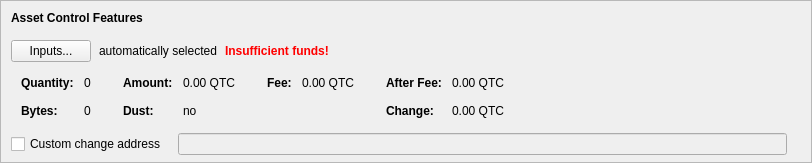
      <widget class="QFrame" name="frameAssetControl">
       <property name="sizePolicy">
        <sizepolicy hsizetype="Expanding" vsizetype="Fixed">
         <horstretch>0</horstretch>
         <verstretch>0</verstretch>
        </sizepolicy>
       </property>
       <property name="maximumSize">
        <size>
         <width>16777215</width>
         <height>16777215</height>
        </size>
       </property>
       <property name="frameShape">
        <enum>QFrame::StyledPanel</enum>
       </property>
       <property name="frameShadow">
        <enum>QFrame::Sunken</enum>
       </property>
       <layout class="QVBoxLayout" name="verticalLayoutAssetControl2">
        <property name="spacing">
         <number>0</number>
        </property>
        <property name="leftMargin">
         <number>0</number>
        </property>
        <property name="topMargin">
         <number>0</number>
        </property>
        <property name="rightMargin">
         <number>0</number>
        </property>
        <property name="bottomMargin">
         <number>6</number>
        </property>
        <item>
         <layout class="QVBoxLayout" name="verticalLayoutAssetControl" stretch="0,0,0,0,1">
          <property name="spacing">
           <number>0</number>
          </property>
          <property name="leftMargin">
           <number>10</number>
          </property>
          <property name="topMargin">
           <number>10</number>
          </property>
          <item>
           <layout class="QHBoxLayout" name="horizontalLayoutAssetControl1">
            <property name="bottomMargin">
             <number>15</number>
            </property>
            <item>
             <widget class="QLabel" name="labelAssetControlFeatures">
              <property name="sizePolicy">
               <sizepolicy hsizetype="Preferred" vsizetype="Maximum">
                <horstretch>0</horstretch>
                <verstretch>0</verstretch>
               </sizepolicy>
              </property>
              <property name="font">
               <font>
                <weight>75</weight>
                <bold>true</bold>
               </font>
              </property>
              <property name="styleSheet">
               <string notr="true">font-weight:bold;</string>
              </property>
              <property name="text">
               <string>Asset Control Features</string>
              </property>
             </widget>
            </item>
           </layout>
          </item>
          <item>
           <layout class="QHBoxLayout" name="horizontalLayoutAssetControl2" stretch="0,0,0,0">
            <property name="spacing">
             <number>8</number>
            </property>
            <property name="bottomMargin">
             <number>10</number>
            </property>
            <item>
             <widget class="QPushButton" name="pushButtonAssetControl">
              <property name="styleSheet">
               <string notr="true"/>
              </property>
              <property name="text">
               <string>Inputs...</string>
              </property>
              <property name="autoDefault">
               <bool>false</bool>
              </property>
             </widget>
            </item>
            <item>
             <widget class="QLabel" name="labelAssetControlAutomaticallySelected">
              <property name="text">
               <string>automatically selected</string>
              </property>
              <property name="margin">
               <number>5</number>
              </property>
             </widget>
            </item>
            <item>
             <widget class="QLabel" name="labelAssetControlInsuffFunds">
              <property name="font">
               <font>
                <weight>75</weight>
                <bold>true</bold>
               </font>
              </property>
              <property name="styleSheet">
               <string notr="true">color:red;font-weight:bold;</string>
              </property>
              <property name="text">
               <string>Insufficient funds!</string>
              </property>
              <property name="margin">
               <number>5</number>
              </property>
             </widget>
            </item>
            <item>
             <spacer name="horizontalSpacerAssetControl">
              <property name="orientation">
               <enum>Qt::Horizontal</enum>
              </property>
              <property name="sizeHint" stdset="0">
               <size>
                <width>40</width>
                <height>1</height>
               </size>
              </property>
             </spacer>
            </item>
           </layout>
          </item>
          <item>
           <widget class="QWidget" name="widgetAssetControl" native="true">
            <property name="sizePolicy">
             <sizepolicy hsizetype="Preferred" vsizetype="Preferred">
              <horstretch>0</horstretch>
              <verstretch>0</verstretch>
             </sizepolicy>
            </property>
            <property name="minimumSize">
             <size>
              <width>0</width>
              <height>0</height>
             </size>
            </property>
            <property name="styleSheet">
             <string notr="true"/>
            </property>
            <layout class="QHBoxLayout" name="horizontalLayoutAssetControl5">
             <property name="leftMargin">
              <number>0</number>
             </property>
             <property name="topMargin">
              <number>0</number>
             </property>
             <property name="rightMargin">
              <number>0</number>
             </property>
             <property name="bottomMargin">
              <number>0</number>
             </property>
             <item>
              <layout class="QHBoxLayout" name="horizontalLayoutAssetControl3" stretch="0,0,0,1">
               <property name="spacing">
                <number>20</number>
               </property>
               <property name="topMargin">
                <number>0</number>
               </property>
               <property name="bottomMargin">
                <number>10</number>
               </property>
               <item>
                <layout class="QFormLayout" name="formLayoutAssetControl1">
                 <property name="horizontalSpacing">
                  <number>10</number>
                 </property>
                 <property name="verticalSpacing">
                  <number>14</number>
                 </property>
                 <property name="leftMargin">
                  <number>10</number>
                 </property>
                 <property name="topMargin">
                  <number>4</number>
                 </property>
                 <property name="rightMargin">
                  <number>6</number>
                 </property>
                 <item row="0" column="0">
                  <widget class="QLabel" name="labelAssetControlQuantityText">
                   <property name="font">
                    <font>
                     <weight>75</weight>
                     <bold>true</bold>
                    </font>
                   </property>
                   <property name="text">
                    <string>Quantity:</string>
                   </property>
                   <property name="margin">
                    <number>0</number>
                   </property>
                  </widget>
                 </item>
                 <item row="0" column="1">
                  <widget class="QLabel" name="labelAssetControlQuantity">
                   <property name="cursor">
                    <cursorShape>IBeamCursor</cursorShape>
                   </property>
                   <property name="contextMenuPolicy">
                    <enum>Qt::ActionsContextMenu</enum>
                   </property>
                   <property name="text">
                    <string notr="true">0</string>
                   </property>
                   <property name="margin">
                    <number>0</number>
                   </property>
                   <property name="textInteractionFlags">
                    <set>Qt::LinksAccessibleByMouse|Qt::TextSelectableByKeyboard|Qt::TextSelectableByMouse</set>
                   </property>
                  </widget>
                 </item>
                 <item row="1" column="0">
                  <widget class="QLabel" name="labelAssetControlBytesText">
                   <property name="font">
                    <font>
                     <weight>75</weight>
                     <bold>true</bold>
                    </font>
                   </property>
                   <property name="text">
                    <string>Bytes:</string>
                   </property>
                  </widget>
                 </item>
                 <item row="1" column="1">
                  <widget class="QLabel" name="labelAssetControlBytes">
                   <property name="cursor">
                    <cursorShape>IBeamCursor</cursorShape>
                   </property>
                   <property name="contextMenuPolicy">
                    <enum>Qt::ActionsContextMenu</enum>
                   </property>
                   <property name="text">
                    <string notr="true">0</string>
                   </property>
                   <property name="textInteractionFlags">
                    <set>Qt::LinksAccessibleByMouse|Qt::TextSelectableByKeyboard|Qt::TextSelectableByMouse</set>
                   </property>
                  </widget>
                 </item>
                </layout>
               </item>
               <item>
                <layout class="QFormLayout" name="formLayoutAssetControl2">
                 <property name="horizontalSpacing">
                  <number>10</number>
                 </property>
                 <property name="verticalSpacing">
                  <number>14</number>
                 </property>
                 <property name="leftMargin">
                  <number>6</number>
                 </property>
                 <property name="topMargin">
                  <number>4</number>
                 </property>
                 <property name="rightMargin">
                  <number>6</number>
                 </property>
                 <item row="0" column="0">
                  <widget class="QLabel" name="labelAssetControlAmountText">
                   <property name="font">
                    <font>
                     <weight>75</weight>
                     <bold>true</bold>
                    </font>
                   </property>
                   <property name="text">
                    <string>Amount:</string>
                   </property>
                   <property name="margin">
                    <number>0</number>
                   </property>
                  </widget>
                 </item>
                 <item row="0" column="1">
                  <widget class="QLabel" name="labelAssetControlAmount">
                   <property name="cursor">
                    <cursorShape>IBeamCursor</cursorShape>
                   </property>
                   <property name="contextMenuPolicy">
                    <enum>Qt::ActionsContextMenu</enum>
                   </property>
                   <property name="text">
                    <string notr="true">0.00 QTC</string>
                   </property>
                   <property name="textInteractionFlags">
                    <set>Qt::LinksAccessibleByMouse|Qt::TextSelectableByKeyboard|Qt::TextSelectableByMouse</set>
                   </property>
                  </widget>
                 </item>
                 <item row="1" column="0">
                  <widget class="QLabel" name="labelAssetControlLowOutputText">
                   <property name="font">
                    <font>
                     <weight>75</weight>
                     <bold>true</bold>
                    </font>
                   </property>
                   <property name="text">
                    <string>Dust:</string>
                   </property>
                  </widget>
                 </item>
                 <item row="1" column="1">
                  <widget class="QLabel" name="labelAssetControlLowOutput">
                   <property name="cursor">
                    <cursorShape>IBeamCursor</cursorShape>
                   </property>
                   <property name="contextMenuPolicy">
                    <enum>Qt::ActionsContextMenu</enum>
                   </property>
                   <property name="text">
                    <string notr="true">no</string>
                   </property>
                   <property name="textInteractionFlags">
                    <set>Qt::LinksAccessibleByMouse|Qt::TextSelectableByKeyboard|Qt::TextSelectableByMouse</set>
                   </property>
                  </widget>
                 </item>
                </layout>
               </item>
               <item>
                <layout class="QFormLayout" name="formLayoutAssetControl3">
                 <property name="horizontalSpacing">
                  <number>10</number>
                 </property>
                 <property name="verticalSpacing">
                  <number>14</number>
                 </property>
                 <property name="leftMargin">
                  <number>6</number>
                 </property>
                 <property name="topMargin">
                  <number>4</number>
                 </property>
                 <property name="rightMargin">
                  <number>6</number>
                 </property>
                 <item row="0" column="0">
                  <widget class="QLabel" name="labelAssetControlFeeText">
                   <property name="font">
                    <font>
                     <weight>75</weight>
                     <bold>true</bold>
                    </font>
                   </property>
                   <property name="text">
                    <string>Fee:</string>
                   </property>
                   <property name="margin">
                    <number>0</number>
                   </property>
                  </widget>
                 </item>
                 <item row="0" column="1">
                  <widget class="QLabel" name="labelAssetControlFee">
                   <property name="cursor">
                    <cursorShape>IBeamCursor</cursorShape>
                   </property>
                   <property name="contextMenuPolicy">
                    <enum>Qt::ActionsContextMenu</enum>
                   </property>
                   <property name="text">
                    <string notr="true">0.00 QTC</string>
                   </property>
                   <property name="textInteractionFlags">
                    <set>Qt::LinksAccessibleByMouse|Qt::TextSelectableByKeyboard|Qt::TextSelectableByMouse</set>
                   </property>
                  </widget>
                 </item>
                </layout>
               </item>
               <item>
                <layout class="QFormLayout" name="formLayoutAssetControl4">
                 <property name="horizontalSpacing">
                  <number>10</number>
                 </property>
                 <property name="verticalSpacing">
                  <number>14</number>
                 </property>
                 <property name="leftMargin">
                  <number>6</number>
                 </property>
                 <property name="topMargin">
                  <number>4</number>
                 </property>
                 <property name="rightMargin">
                  <number>6</number>
                 </property>
                 <item row="0" column="0">
                  <widget class="QLabel" name="labelAssetControlAfterFeeText">
                   <property name="font">
                    <font>
                     <weight>75</weight>
                     <bold>true</bold>
                    </font>
                   </property>
                   <property name="text">
                    <string>After Fee:</string>
                   </property>
                   <property name="margin">
                    <number>0</number>
                   </property>
                  </widget>
                 </item>
                 <item row="0" column="1">
                  <widget class="QLabel" name="labelAssetControlAfterFee">
                   <property name="cursor">
                    <cursorShape>IBeamCursor</cursorShape>
                   </property>
                   <property name="contextMenuPolicy">
                    <enum>Qt::ActionsContextMenu</enum>
                   </property>
                   <property name="text">
                    <string notr="true">0.00 QTC</string>
                   </property>
                   <property name="textInteractionFlags">
                    <set>Qt::LinksAccessibleByMouse|Qt::TextSelectableByKeyboard|Qt::TextSelectableByMouse</set>
                   </property>
                  </widget>
                 </item>
                 <item row="1" column="0">
                  <widget class="QLabel" name="labelAssetControlChangeText">
                   <property name="font">
                    <font>
                     <weight>75</weight>
                     <bold>true</bold>
                    </font>
                   </property>
                   <property name="text">
                    <string>Change:</string>
                   </property>
                  </widget>
                 </item>
                 <item row="1" column="1">
                  <widget class="QLabel" name="labelAssetControlChange">
                   <property name="cursor">
                    <cursorShape>IBeamCursor</cursorShape>
                   </property>
                   <property name="contextMenuPolicy">
                    <enum>Qt::ActionsContextMenu</enum>
                   </property>
                   <property name="text">
                    <string notr="true">0.00 QTC</string>
                   </property>
                   <property name="textInteractionFlags">
                    <set>Qt::LinksAccessibleByMouse|Qt::TextSelectableByKeyboard|Qt::TextSelectableByMouse</set>
                   </property>
                  </widget>
                 </item>
                </layout>
               </item>
              </layout>
             </item>
            </layout>
           </widget>
          </item>
          <item>
           <layout class="QHBoxLayout" name="horizontalLayoutAssetControl4" stretch="0,0,0">
            <property name="spacing">
             <number>12</number>
            </property>
            <property name="sizeConstraint">
             <enum>QLayout::SetDefaultConstraint</enum>
            </property>
            <property name="topMargin">
             <number>5</number>
            </property>
            <property name="rightMargin">
             <number>5</number>
            </property>
            <item>
             <widget class="QCheckBox" name="checkBoxAssetControlChange">
              <property name="toolTip">
               <string>If this is activated, but the change address is empty or invalid, change will be sent to a newly generated address.</string>
              </property>
              <property name="text">
               <string>Custom change address</string>
              </property>
             </widget>
            </item>
            <item>
             <widget class="QValidatedLineEdit" name="lineEditAssetControlChange">
              <property name="enabled">
               <bool>false</bool>
              </property>
              <property name="sizePolicy">
               <sizepolicy hsizetype="Expanding" vsizetype="Fixed">
                <horstretch>0</horstretch>
                <verstretch>0</verstretch>
               </sizepolicy>
              </property>
             </widget>
            </item>
            <item>
             <widget class="QLabel" name="labelAssetControlChangeLabel">
              <property name="sizePolicy">
               <sizepolicy hsizetype="Preferred" vsizetype="Expanding">
                <horstretch>0</horstretch>
                <verstretch>0</verstretch>
               </sizepolicy>
              </property>
              <property name="minimumSize">
               <size>
                <width>0</width>
                <height>0</height>
               </size>
              </property>
              <property name="text">
               <string/>
              </property>
              <property name="margin">
               <number>3</number>
              </property>
             </widget>
            </item>
           </layout>
          </item>
          <item>
           <spacer name="verticalSpacerAssetControl">
            <property name="orientation">
             <enum>Qt::Vertical</enum>
            </property>
            <property name="sizeHint" stdset="0">
             <size>
              <width>800</width>
              <height>1</height>
             </size>
            </property>
           </spacer>
          </item>
         </layout>
        </item>
       </layout>
      </widget>
